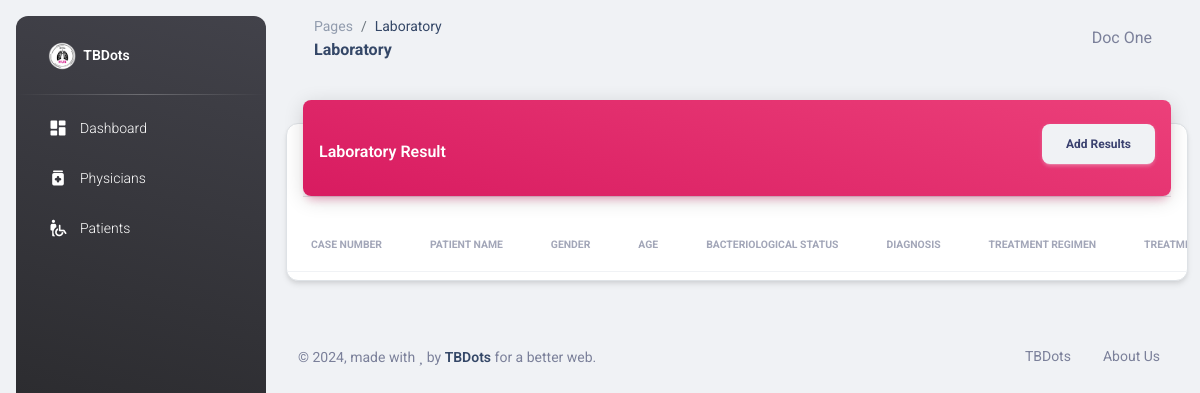
Before: /laboratory.php (signed in) with the older database file.
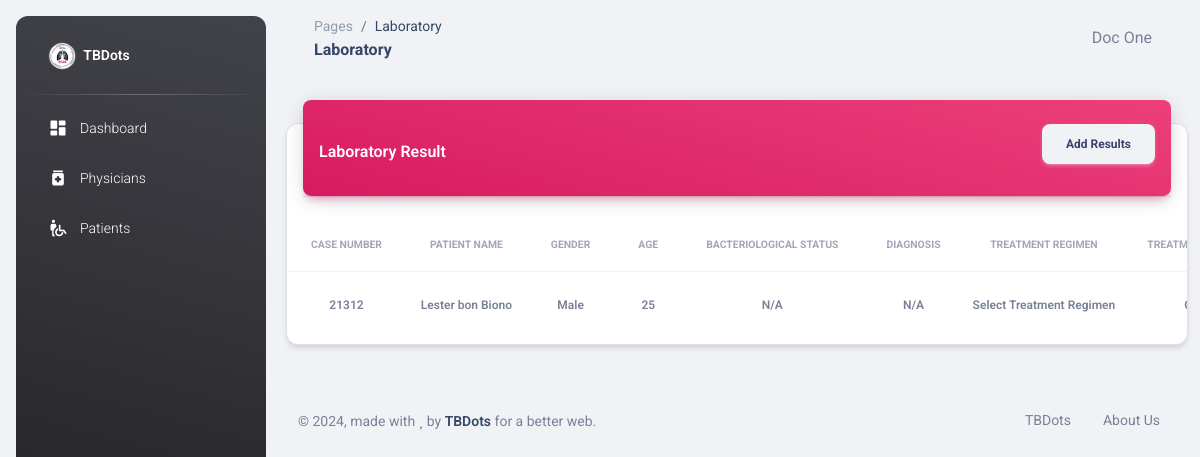
After: the same page with the newer database file.
### tables this page shows
CREATE TABLE IF NOT EXISTS `lab_results` (
  `id` int NOT NULL AUTO_INCREMENT,
  `case_number` varchar(50) NOT NULL,
  `date_opened` date DEFAULT NULL,
  `region_province` varchar(100) DEFAULT NULL,
  `facility_name` varchar(100) DEFAULT NULL,
  `patient_id` int NOT NULL,
  `physician_id` int NOT NULL,
  `source_of_patient` enum('Public Health Center','Other Health Facility','Private Hospital/Clinics/Physicians/NGOs','Community') DEFAULT NULL,
  `bacteriological_status` enum('Bacteriologically Confirmed','Clinically Diagnosed') DEFAULT NULL,
  `tb_classification` enum('Pulmonary','Extra Pulmonary') DEFAULT NULL,
  `diagnosis` enum('TB DISEASE','TB INFECTION','TB EXPOSURE') DEFAULT NULL,
  `registration_group` enum('New','Relapse','Treatment after Failure','TALF','PTOU','Other') DEFAULT NULL,
  `treatment_regimen` varchar(50) DEFAULT NULL,
  `treatment_started_date` date DEFAULT NULL,
  `treatment_outcome` enum('CURED','TREATMENT COMPLETED','TREATMENT FAILED','DIED','LOST TO FOLLOW UP','NOT EVALUATED') DEFAULT NULL,
  `treatment_outcome_date` date DEFAULT NULL,
  `created_at` timestamp NOT NULL DEFAULT CURRENT_TIMESTAMP,
  `updated_at` timestamp NOT NULL DEFAULT CURRENT_TIMESTAMP ON UPDATE CURRENT_TIMESTAMP,
  PRIMARY KEY (`id`),
  KEY `FK_treatment_patient` (`patient_id`),
  KEY `FK_treatment_physician` (`physician_id`),
  CONSTRAINT `FK_treatment_patient` FOREIGN KEY (`patient_id`) REFERENCES `patients` (`id`),
  CONSTRAINT `FK_treatment_physician` FOREIGN KEY (`physician_id`) REFERENCES `users` (`id`)
);

CREATE TABLE IF NOT EXISTS `patients` (
  `id` int NOT NULL AUTO_INCREMENT,
  `fullname` text NOT NULL,
  `age` int NOT NULL DEFAULT '0',
  `gender` tinyint NOT NULL DEFAULT '0',
  `contact` varchar(50) DEFAULT NULL,
  `address` text,
  `physician_id` int DEFAULT NULL,
  `location_id` int DEFAULT NULL,
  `lab_results_id` int DEFAULT NULL,
  `updated_at` timestamp NOT NULL DEFAULT CURRENT_TIMESTAMP ON UPDATE CURRENT_TIMESTAMP,
  `created_at` timestamp NOT NULL DEFAULT CURRENT_TIMESTAMP,
  `height` int DEFAULT NULL,
  `dob` date DEFAULT NULL,
  `bcg_scar` enum('Yes','No','Doubtful') DEFAULT NULL,
  `occupation` varchar(100) DEFAULT NULL,
  `phil_health_no` varchar(50) DEFAULT NULL,
  `contact_person` varchar(100) DEFAULT NULL,
  `contact_person_no` varchar(50) DEFAULT NULL,
  PRIMARY KEY (`id`),
  KEY `FK_patients_location` (`location_id`),
  KEY `FK_patients_lab_results` (`lab_results_id`),
  KEY `FK_patients_users` (`physician_id`),
  KEY `idx_fullname` (`fullname`(50)),
  KEY `idx_contact` (`contact`),
  CONSTRAINT `FK_patients_lab_results` FOREIGN KEY (`lab_results_id`) REFERENCES `lab_results` (`id`),
  CONSTRAINT `FK_patients_location` FOREIGN KEY (`location_id`) REFERENCES `municipalities` (`id`),
  CONSTRAINT `FK_patients_users` FOREIGN KEY (`physician_id`) REFERENCES `users` (`id`)
);

### laboratory.php (the view, shortened to what this page needs)
<?php
require_once "connection/db.php";
include_once('head.php');
$patientsSqlList = "SELECT
                      t.id,
                      t.case_number,
                      p.fullname,
                      p.gender,
                      p.age,
                      t.bacteriological_status,
                      t.diagnosis,
                      t.treatment_regimen,
                      t.treatment_outcome,
                      t.created_at
                  FROM lab_results t
                  JOIN patients p ON t.patient_id = p.id
                  ORDER BY t.created_at DESC";
$patientListReturns = $conn->query($patientsSqlList);
$allPatientsList = $patientListReturns->fetch_all(MYSQLI_ASSOC);
?>
<body class="g-sidenav-show  bg-gray-200">
  <?php
    include_once('sidebar.php');
  ?>
  <main class="main-content position-relative max-height-vh-100 h-100 border-radius-lg ">
    <?php
      include_once('navbar.php');
    ?>
    <div class="container-fluid py-4">
      <div class="row">
        <div class="col-12">
          <div class="card my-4">
            <div class="card-header p-0 position-relative mt-n4 mx-3 z-index-2">
              <div
                class="bg-gradient-primary shadow-primary border-radius-lg pt-4 pb-3 d-flex justify-content-between align-items-center">
                <h6 class="text-white text-capitalize ps-3 mb-0">Laboratory Result</h6>
                <?php if(isset($_SESSION['module']) && in_array(10, $_SESSION['module'])): ?>
                <button type="button" class="btn btn-light text-capitalize me-3" data-bs-toggle="modal"
                  data-bs-target="#addLaboratoryModal">
                  Add Results
                </button>
                <?php endif; ?>
              </div>
            </div>
            <div class="card-body px-0 pb-2">
              <div class="table-responsive p-0">
                <table class="table align-items-center mb-0">
                  <thead>
                    <tr>
                      <th class="text-center text-uppercase text-secondary text-xxs font-weight-bolder opacity-7">Case Number</th>
                      <th class="text-center text-uppercase text-secondary text-xxs font-weight-bolder opacity-7">Patient Name</th>
                      <th class="text-center text-uppercase text-secondary text-xxs font-weight-bolder opacity-7">Gender</th>
                      <th class="text-center text-uppercase text-secondary text-xxs font-weight-bolder opacity-7">Age</th>
                      <th class="text-center text-uppercase text-secondary text-xxs font-weight-bolder opacity-7">Bacteriological Status</th>
                      <th class="text-center text-uppercase text-secondary text-xxs font-weight-bolder opacity-7">Diagnosis</th>
                      <th class="text-center text-uppercase text-secondary text-xxs font-weight-bolder opacity-7">Treatment Regimen</th>
                      <th class="text-center text-uppercase text-secondary text-xxs font-weight-bolder opacity-7">Treatment Outcome</th>
                    </tr>
                  </thead>
                  <tbody>
                    <?php
                      foreach($allPatientsList as $patientRow):
                            echo "<tr>
                                <td class='text-center'>
                                    <span class='text-secondary text-xs font-weight-bold'>{$patientRow['case_number']}</span>
                                </td>
                                <td class='text-center'>
                                    <span class='text-secondary text-xs font-weight-bold'>{$patientRow['fullname']}</span>
                                </td>
                                <td class='text-center'>
                                    <span class='text-secondary text-xs font-weight-bold'>" . ($patientRow['gender'] == 1 ? 'Male' : 'Female') . "</span>
                                </td>
                                <td class='text-center'>
                                    <span class='text-secondary text-xs font-weight-bold'>{$patientRow['age']}</span>
                                </td>
                                <td class='text-center'>
                                    <span class='text-secondary text-xs font-weight-bold'>" . ($patientRow['bacteriological_status'] ?? 'N/A') . "</span>
                                </td>
                                <td class='text-center'>
                                    <span class='text-secondary text-xs font-weight-bold'>" . ($patientRow['diagnosis'] ?? 'N/A') . "</span>
                                </td>
                                <td class='text-center'>
                                    <span class='text-secondary text-xs font-weight-bold'>" . ($patientRow['treatment_regimen'] ?? 'N/A') . "</span>
                                </td>
                                <td class='text-center'>
                                    <span class='text-secondary text-xs font-weight-bold'>" . ($patientRow['treatment_outcome'] ?? 'N/A') . "</span>
                                </td>
                                    <span class='text-secondary text-xs font-weight-bold'>" . date('Y-m-d', strtotime($patientRow['created_at'])) . "</span>
                                    <button type='button' class='btn btn-sm btn-info' onclick='editLabRecord({$patientRow["id"]})'>
                                    </button>
                                    <button type='button' class='btn btn-sm btn-info'
                                            onclick='viewTreatmentCard({$patientRow['id']})'>
                                    </button>
                            </tr>";
                      endforeach;
                    ?>
                  </tbody>
                </table>
              </div>
            </div>
          </div>
        </div>
      </div>
      <?php
        include_once('footer.php');
      ?>
    </div>
  </main>
</body>
</html>

### head.php (shortened to what this page needs)
<!DOCTYPE html>
<html lang="en">
<head>
  <link href="../assets/css/nucleo-icons.css" rel="stylesheet" />
  <link href="../assets/css/nucleo-svg.css" rel="stylesheet" />
  <link id="pagestyle" href="../assets/css/material-dashboard.css?v=3.1.0" rel="stylesheet" />
</head>
<?php
  $current_page = basename($_SERVER['REQUEST_URI']);
?>

### sidebar.php (shortened to what this page needs)
<aside class="sidenav navbar navbar-vertical navbar-expand-xs border-0 border-radius-xl my-3 fixed-start ms-3   bg-gradient-dark" id="sidenav-main">
    <div class="sidenav-header">
      <a class="navbar-brand m-0" href="dashboard.php">
        <img src="../assets/img/icons/logo.png" class="navbar-brand-img h-100" alt="main_logo">
        <span class="ms-1 font-weight-bold text-white">TBDots</span>
      </a>
    </div>
    <hr class="horizontal light mt-0 mb-2">
    <div class="collapse navbar-collapse  w-auto " id="sidenav-collapse-main">
      <ul class="navbar-nav">
        <li class="nav-item">
          <a class="nav-link text-white <?php if($current_page == 'dashboard.php') echo 'active bg-gradient-primary'; ?>" href="dashboard.php">
            <div class="text-white text-center me-2 d-flex align-items-center justify-content-center">
              <i class="material-icons opacity-10">dashboard</i>
            </div>
            <span class="nav-link-text ms-1">Dashboard</span>
          </a>
        </li>
        <?php if(isset($_SESSION['module']) && in_array(5, $_SESSION['module'])): ?>
        <li class="nav-item">
          <a class="nav-link text-white <?php if($current_page == 'physician.php') echo 'active bg-gradient-primary'; ?>" href="physician.php">
            <div class="text-white text-center me-2 d-flex align-items-center justify-content-center">
              <i class="material-icons opacity-10">medication</i>
            </div>
            <span class="nav-link-text ms-1">Physicians</span>
          </a>
        </li>
        <?php endif; ?>
        <?php if(isset($_SESSION['module']) && in_array(9, $_SESSION['module'])): ?>
        <li class="nav-item">
          <a class="nav-link text-white <?php if($current_page == 'patients.php') echo 'active bg-gradient-primary'; ?>" href="patients.php">
            <div class="text-white text-center me-2 d-flex align-items-center justify-content-center">
              <i class="material-icons opacity-10">wheelchair_pickup</i>
            </div>
            <span class="nav-link-text ms-1">Patients</span>
          </a>
        </li>
        <?php endif; ?>
      </ul>
    </div>
  </aside>

### navbar.php (shortened to what this page needs)
<nav class="navbar navbar-main navbar-expand-lg px-0 mx-4 shadow-none border-radius-xl" id="navbarBlur" data-scroll="true">
      <div class="container-fluid py-1 px-3">
        <nav aria-label="breadcrumb">
          <ol class="breadcrumb bg-transparent mb-0 pb-0 pt-1 px-0 me-sm-6 me-5">
            <li class="breadcrumb-item text-sm"><a class="opacity-5 text-dark" href="javascript:;">Pages</a></li>
            <li class="breadcrumb-item text-sm text-dark active" aria-current="page"><?php echo ucwords(str_replace('_', ' ', str_replace('.php', '', $current_page))) ?></li>
          </ol>
          <h6 class="font-weight-bolder mb-0"><?php echo ucwords(str_replace('_', ' ', str_replace('.php', '', $current_page))) ?></h6>
        </nav>
        <div class="collapse navbar-collapse mt-sm-0 mt-2 me-md-0 me-sm-4" id="navbar">
          <ul class="navbar-nav  justify-content-end">
            <li class="nav-item dropdown pe-2 d-flex align-items-center">
              <a href="javascript:;" class="nav-link text-body p-0" id="dropdownMenuButton" data-bs-toggle="dropdown" aria-expanded="false">
                <i class="fa fa-bell cursor-pointer"></i>
              </a>
            </li>
            <li class="nav-item dropdown pe-2 d-flex align-items-center">
              <a href="javascript:;" class="nav-link text-body p-0" id="dropdownMenuButton" data-bs-toggle="dropdown" aria-expanded="false">
                <i class="fa fa-user me-sm-1"></i>
              </a>
              <?php echo $_SESSION['fullname']; ?>
            </li>
          </ul>
        </div>
      </div>
    </nav>

### footer.php (shortened to what this page needs)
<footer class="footer py-4  ">
    <div class="container-fluid">
        <div class="row align-items-center justify-content-lg-between">
        <div class="col-lg-6 mb-lg-0 mb-4">
            <div class="copyright text-center text-sm text-muted text-lg-start">
            © ,
            made with <i class="fa fa-heart"></i> by
            <a href="#" class="font-weight-bold" target="_blank">TBDots</a>
            for a better web.
            </div>
        </div>
        <div class="col-lg-6">
            <ul class="nav nav-footer justify-content-center justify-content-lg-end">
                <li class="nav-item">
                    <a href="#" class="nav-link text-muted" target="_blank">TBDots</a>
                </li>
                <li class="nav-item">
                    <a href="#/presentation" class="nav-link text-muted" target="_blank">About Us</a>
                </li>
            </ul>
        </div>
        </div>
    </div>
</footer>

### laboratory.php (style rules this page uses)
.card { margin-bottom: 1.5rem; border: 1px solid #dee2e6; }
.card-header { background-color: #f8f9fa; padding: 0.75rem 1.25rem; border-bottom: 1px solid #dee2e6; }
.card-body { padding: 1.25rem; }
.table { margin-bottom: 0; }
.table td, .table th { padding: 0.5rem; vertical-align: middle; }
.row { margin-bottom: 1rem; }
.btn { transition: all 0.2s; }
.sidenav { z-index: 1040 !important; }
.g-sidenav-show { overflow-x: hidden; }

Changed rows visible on the page:
added lab_results: case_number "21312", patient.fullname "Lester bon Biono", patient.age "25", bacteriological_status "N/A", diagnosis "N/A", treatment_regimen "Select Treatment Regimen"
